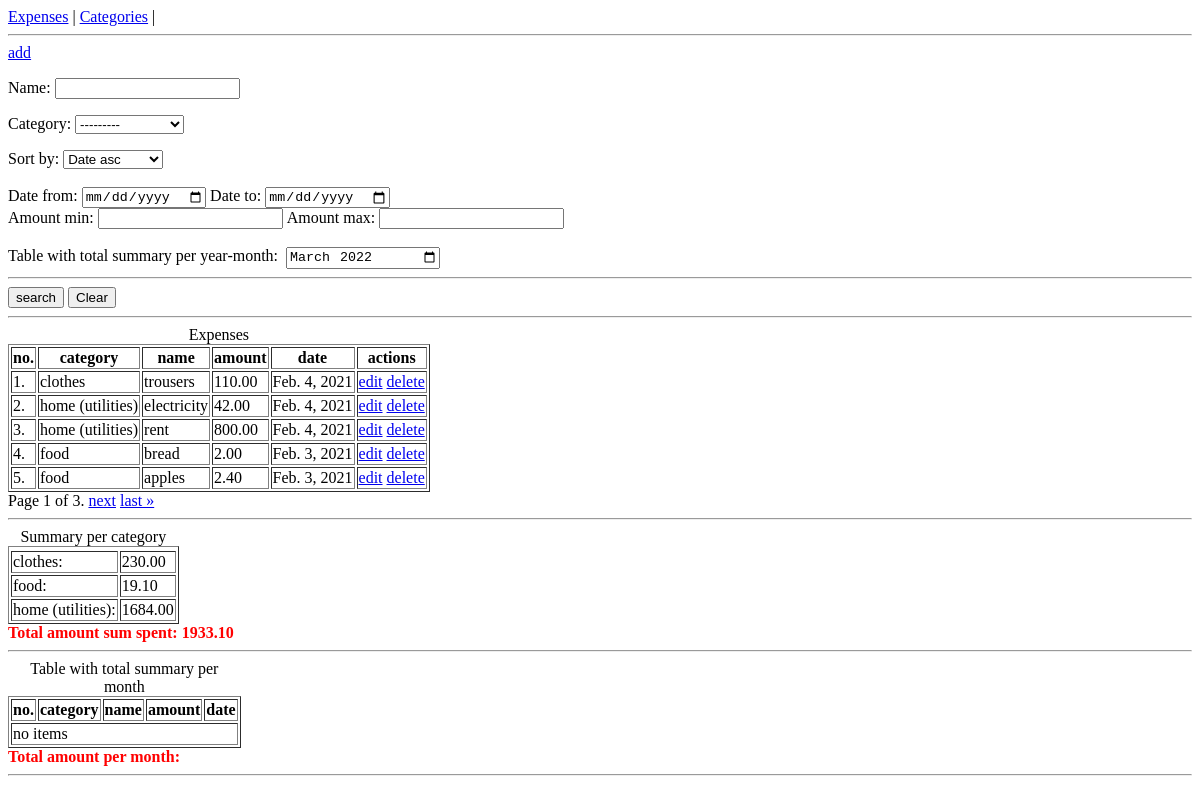
Before: /expenses/expense/list/ with the older database file.
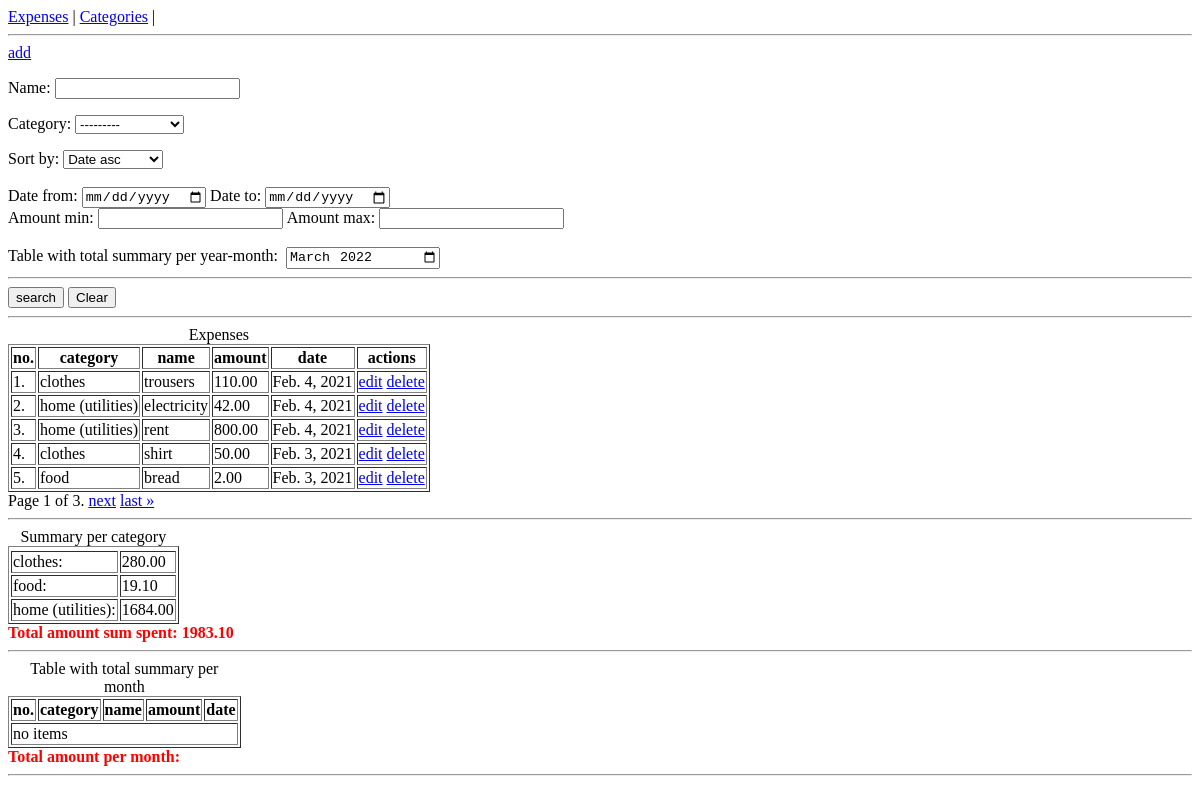
After: the same page with the newer database file.
### expenses/models.py (models this page shows, shortened)
class Category(models.Model):
    class Meta:
        ordering = ('name',)
    name = models.CharField(max_length=50, unique=True)
    def __str__(self):
        return f'{self.name}'

class Expense(models.Model):
    class Meta:
        ordering = ('-date', '-pk')
    category = models.ForeignKey(Category, models.PROTECT, null=True, blank=True)
    name = models.CharField(max_length=50)
    amount = models.DecimalField(max_digits=8, decimal_places=2)
    date = models.DateField(default=datetime.date.today, db_index=True)

### expenses/views.py (the view)
class ExpenseListView(ListView):
    model = Expense
    paginate_by = 5
    def get_context_data(self, *, object_list=None, **kwargs):
        queryset = object_list if object_list is not None else self.object_list
        form = ExpenseSearchForm(self.request.GET)
        queryset2 = None
        sum = queryset.aggregate(Sum('amount')).get('amount__sum')
        queryset2 = None
        sum2 = None
        if form.is_valid():
            name = form.cleaned_data.get('name', '').strip()
            form_category = form.cleaned_data.get('category', '')
            date_from = form.data.get('date_from')
            date_to = form.data.get('date_to')
            amount_min = form.data.get('amount_min')
            amount_max = form.data.get('amount_max')
            select = form.data.get('select')
            month_year = form.data.get('month_year')
            if name:
                queryset = queryset.filter(name__icontains=name)
            if form_category:
                queryset = queryset.filter(category=form_category)
            if date_from:
                queryset = queryset.filter(date__gte=date_from)
            if date_to:
                queryset = queryset.filter(date__lte=date_to)
            if amount_min:
                queryset = queryset.filter(amount__gte=amount_min)
            if amount_max:
                queryset = queryset.filter(amount__lte=amount_max)
            if select:
                queryset = queryset.order_by(select)
            if month_year:
                queryset2 = Expense.objects.filter(date__contains=month_year)
                sum2 = queryset2.aggregate(Sum('amount')).get('amount__sum')
            return super().get_context_data(
            form=form,
            object_list=queryset,
            object_list2=queryset2,
            sum = sum,
            sum2=sum2,
            summary_per_category = summary_per_category(queryset),
            **kwargs)

### expenses/forms.py
class ExpenseSearchForm(forms.ModelForm):
    class Meta:
        model = Expense
        fields = ['name' ,'category']
    def __init__(self, *args, **kwargs):
        super().__init__(*args, **kwargs)
        self.fields['name'].required = False
        self.fields['category'].required = False

### expenses/reports.py (called while the page is built)
def summary_per_category(queryset):
    return OrderedDict(sorted(
        queryset
        .annotate(category_name=Coalesce('category__name', Value('-')))
        .order_by()
        .values('category_name')
        .annotate(s=Sum('amount'))
        .values_list('category_name', 's')
    ))

### expenses/templates/expenses/expense_list.html (shortened to what this page needs)
{% extends "base.html" %}
{% block content %}
<a href="{% url 'expenses:expense-create' %}">add</a>
<form method="get" action="">
  {{form.as_p}}
  Sort by:
  <select name="select">
	<option value="date">Date asc</option>
	</select>
  <br><br>
  Date from: <input type="date" name="date_from">&nbsp;Date to: <input type="date" name="date_to"><br>
  Amount min: <input type="number" name="amount_min">&nbsp;Amount max: <input type="number" name="amount_max"><br>
  <br>
  <label>Table with total summary per year-month:</label>&nbsp;
	<input type="month" name="month_year"
	min="2000-01" value="2022-03">
<hr>
  <button type="submit">search</button>&nbsp;<button type="reset">Clear</button>
</form>
<hr>
<table border="1">
	<caption>Expenses</caption>
	<thead>
	  <tr>
		<th>no.</th>
		<th>category</th>
		<th>name</th>
		<th>amount</th>
		<th>date</th>
		<th>actions</th>
	  </tr>
	</thead>
	<tbody>
	{% for obj in object_list %}
	  <tr>
		<td>{{ page_obj.start_index|add:forloop.counter0 }}.</td>
		<td>{{ obj.category|default:"-" }}</td>
		<td>{{ obj.name|default:"-" }}</td>
		<td>{{ obj.amount|floatformat:2 }}</td>
		<td>{{obj.date}}</td>
		<td>
		  <a href="{% url 'expenses:expense-edit' obj.id %}">edit</a>
		  <a href="{% url 'expenses:expense-delete' obj.id %}">delete</a>
		</td>
	  </tr>
	  {% empty %}
	  <tr>
		<td colspan="5">no items</td>
	  </tr>
	{% endfor %}
	</tbody>
</table>
{% include "_pagination.html" %}
<hr>
<table border="1">
  <caption>Summary per category</caption>
  <tr>
    {% for category, total in summary_per_category.items %}
	<tr>
		<td>{{category}}:</td>
		<td>{{total|floatformat:2}}</td>
	</tr>
	{% endfor %}
  </tr>
</table>
<b><font color="red">Total amount sum spent: {{sum|floatformat:2}}</b>
<hr></font>
<table border="1">
	<caption>Table with total summary per month</caption>
	<thead>
	  <tr>
		<th>no.</th>
		<th>category</th>
		<th>name</th>
		<th>amount</th>
		<th>date</th>
		</tr>
	</thead>
	<tbody>
{% for obj in object_list2 %}
	  <tr>
		<td>{{ page_obj.start_index|add:forloop.counter0 }}.</td>
		<td>{{ obj.category|default:"-" }}</td>
		<td>{{ obj.name|default:"-" }}</td>
		<td>{{ obj.amount|floatformat:2 }}</td>
		<td>{{obj.date}}</td>
	  </tr>
	  {% empty %}
	  <tr>
		<td colspan="5">no items</td>
	  </tr>
	{% endfor %}
	</tbody>
</table>
<b><font color="red">Total amount per month: {{sum2|floatformat:2}}</b>
	<hr></font>
{% endblock %}

### project/templates/base.html (shortened to what this page needs)
<!DOCTYPE html>
<html>
  <head>
  </head>
  <body>
	<a href="{% url 'expenses:expense-list' %}">Expenses</a> |
	<a href="{% url 'expenses:category-list' %}">Categories</a> |
	<hr>
    {% block content %}{% endblock %}
  </body>
</html>

### project/templates/_pagination.html (shortened to what this page needs)
<div class="pagination">
    <span class="pagination__nav">
        <span class="current">
            Page {{ page_obj.number }} of {{ page_obj.paginator.num_pages }}.
        </span>
        {% if page_obj.has_next %}
            <a href="?page={{ page_obj.next_page_number }}">next</a>
            <a href="?page={{ page_obj.paginator.num_pages }}">last &raquo;</a>
        {% endif %}
    </span>
</div>

Changed rows visible on the page:
no longer on this page (row unchanged): Expense: start_index|add "5", category "food", name "apples", amount "2.40", date "Feb. 3, 2021"
computed for Category "clothes": total "230.00" → "280.00"
added Expense: start_index|add "4", category "clothes", name "shirt", amount "50.00", date "Feb. 3, 2021"
computed for Expense "bread": start_index|add "4" → "5"
Other visible differences:
{{ sum|floatformat:2 }}: "1933.10" → "1983.10"
